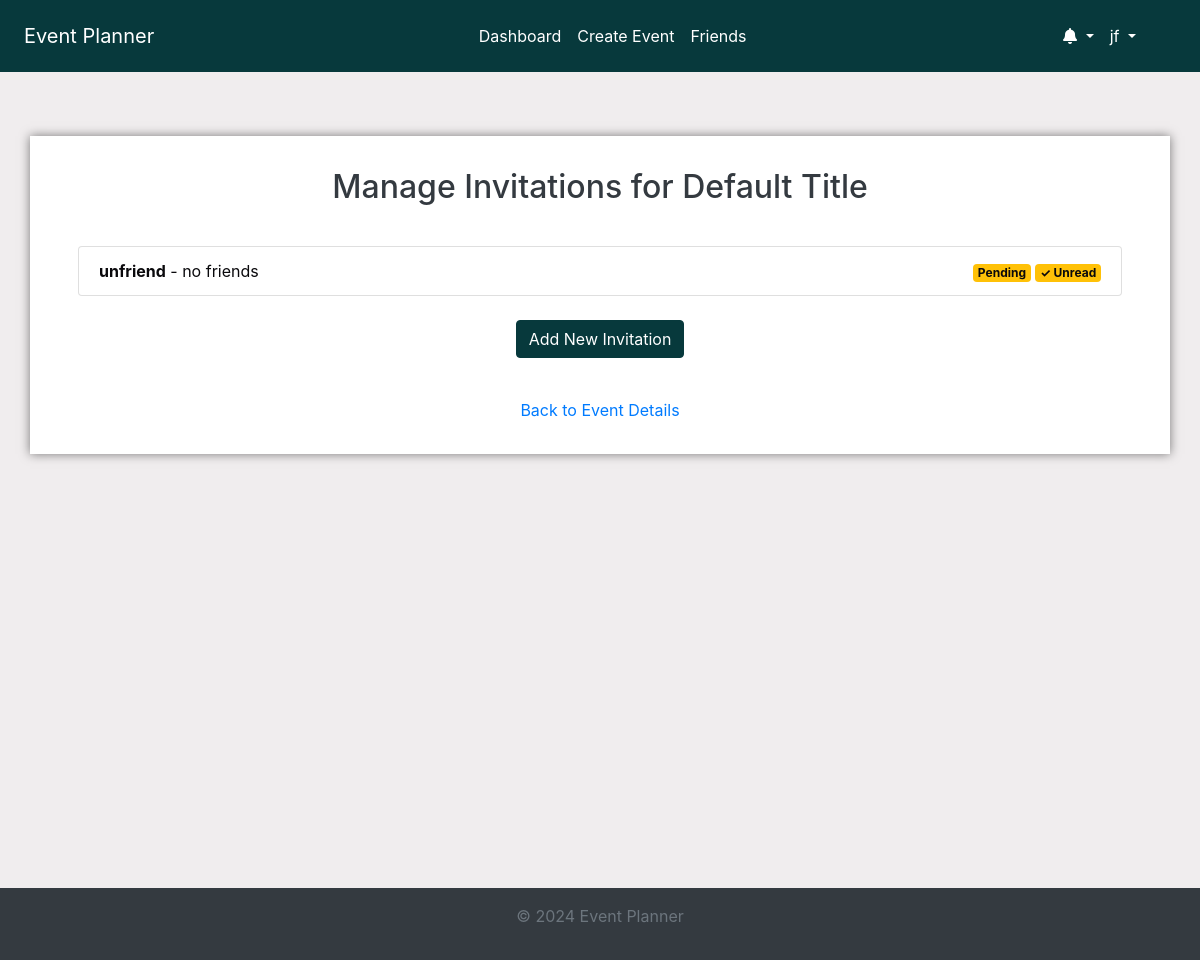
/invitations/manage/255/ (signed in), run on an earlier commit of the app's database.
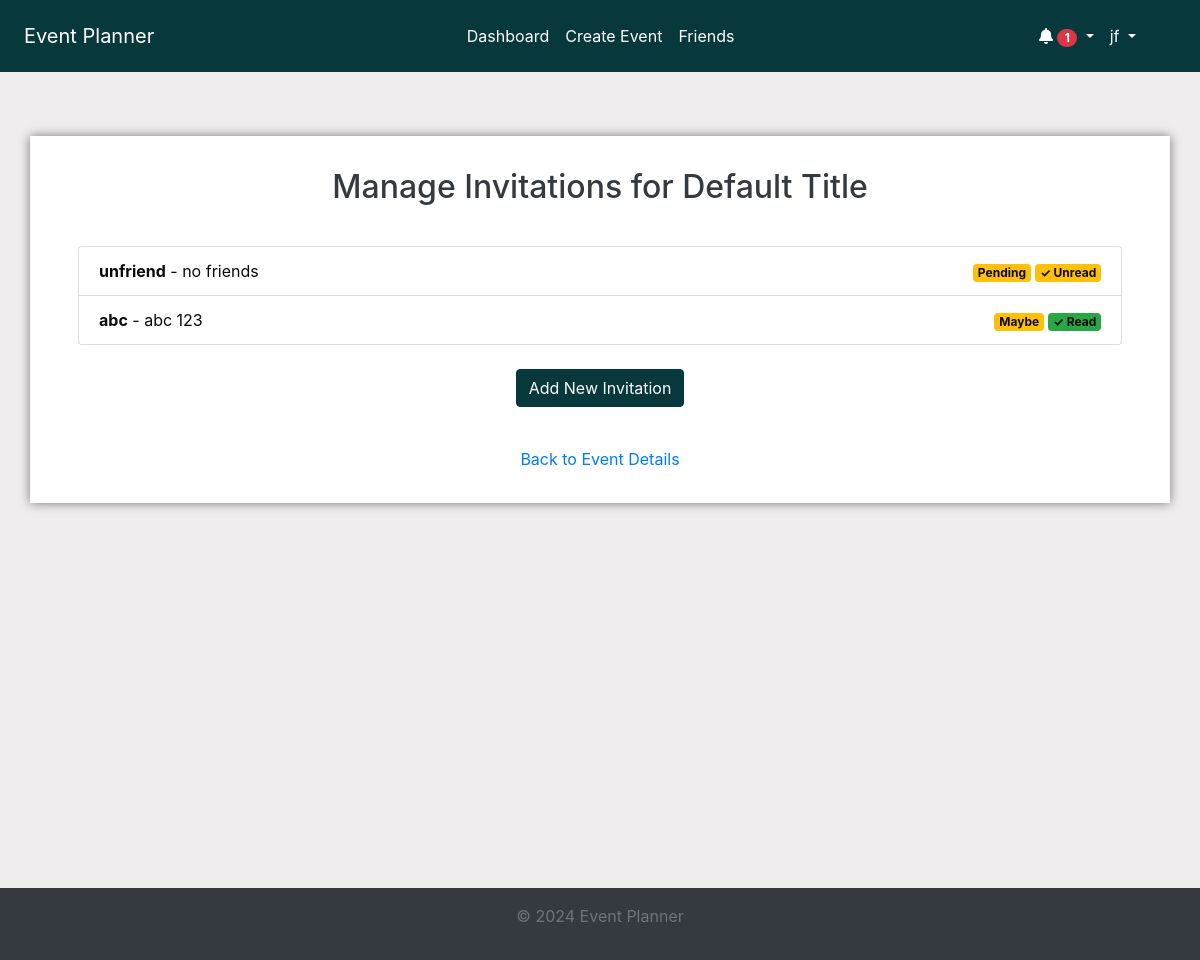
And on a later commit of the database.
### invitations/models.py (models this page shows, shortened)
class Invitation(models.Model):
    STATUS_CHOICES = [
        ("Pending", "Pending"),
        ("Accepted", "Accepted"),
        ("Declined", "Declined"),
    ]
    event = models.ForeignKey(
        Event, on_delete=models.CASCADE, related_name="invitations"
    )
    user = models.ForeignKey(User, on_delete=models.CASCADE)
    status = models.CharField(
        max_length=20, choices=STATUS_CHOICES, default="Pending"
    )
    suggested_date = models.DateTimeField(null=True, blank=True)
    read = models.BooleanField(default=False)
    created_at = models.DateTimeField(auto_now_add=True)
    updated_at = models.DateTimeField(auto_now=True)

### invitations/views.py (the view)
@login_required
def manage_invitations(request, event_id):
    event = get_object_or_404(Event, id=event_id)
    if event.created_by != request.user:
        return redirect("dashboard")
    invitations = Invitation.objects.filter(event=event).select_related("user")
    return render(
        request,
        "invitations/manage_invitations.html",
        {"event": event, "invitations": invitations},
    )

### accounts/context_processors.py (called while the page is built)
def google_api_key(request):
    return {"GOOGLE_API_KEY": os.getenv("GOOGLE_API_KEY")}

### notifications/context_processors.py (called while the page is built)
def notifications(request):
    if request.user.is_authenticated:
        all_unread_notifications = Notification.objects.filter(
            user=request.user, read=False
        ).order_by("-created_at")
        unread_count = all_unread_notifications.count()
        recent_unread_notifications = all_unread_notifications[:8]
        return {
            "recent_unread_notifications": recent_unread_notifications,
            "unread_count": unread_count,
        }
    return {}

### templates/invitations/manage_invitations.html (shortened to what this page needs)
{% extends 'base.html' %}
{% block content %}
<div class="container mt-5">
    <h2 class="text-center text-dark">Manage Invitations for {{ event.title }}</h2>
    <form class="invitation-list mt-4">
        <ul class="list-group">
            {% for invitation in invitations %}
                <li class="list-group-item d-flex justify-content-between align-items-center">
                    <span>
                        <strong>{{ invitation.user.username }}</strong> - {{ invitation.user.first_name }} {{ invitation.user.last_name }}
                    </span>
                    <span>
                        <span class="badge bg-{{ invitation.status|lower }}">{{ invitation.status }}</span>
                        {% if invitation.read %}
                            <span class="badge bg-success">✓ Read</span>
                        {% else %}
                            <span class="badge bg-warning">✓ Unread</span>
                        {% endif %}
                    </span>
                </li>
            {% empty %}
                <li class="list-group-item">No invitations found.</li>
            {% endfor %}
        </ul>
        <div class="text-center mt-4">
            <a href="{% url 'create_invitation' event.id %}" class="btn btn-primary">Add New Invitation</a>
        </div>
    </form>
    <div class="text-center mt-4">
        <a href="{% url 'event_details' event.id %}" >Back to Event Details</a>
    </div>
</div>
{% endblock %}

### templates/base.html (shortened to what this page needs)
<!DOCTYPE html>
<html lang="en">
<head>
    {% load static %}
    <link rel="stylesheet" href="https://stackpath.bootstrapcdn.com/bootstrap/4.5.2/css/bootstrap.min.css">
    <link rel="stylesheet" href="{% static 'css/styles.css' %}">
    <link rel="stylesheet" href="https://cdnjs.cloudflare.com/ajax/libs/font-awesome/5.15.4/css/all.min.css">
    <link rel="stylesheet" href="https://cdnjs.cloudflare.com/ajax/libs/fullcalendar/3.10.2/fullcalendar.min.css" />
</head>
<body class="c-app">
    <header class="c-header c-header-light c-header-fixed">
        <nav class="navbar navbar-expand-lg navbar-light">
            <a class="navbar-brand" href="{% url 'home' %}">Event Planner</a>
            <div class="collapse navbar-collapse" id="navbarSupportedContent">
                <ul class="navbar-nav ml-auto">
                    {% if user.is_authenticated %}
                        <li class="nav-item {% if request.resolver_match.url_name == 'dashboard' %}active{% endif %}">
                            <a class="nav-link" href="{% url 'dashboard' %}">Dashboard</a>
                        </li>
                        <li class="nav-item {% if request.resolver_match.url_name == 'create_event' %}active{% endif %}">
                            <a class="nav-link" href="{% url 'create_event' %}">Create Event</a>
                        </li>
                        <li class="nav-item {% if request.resolver_match.url_name == 'friends_page' %}active{% endif %}">
                            <a class="nav-link" href="{% url 'friends_page' %}">Friends</a>
                        </li>
                    {% endif %}
                </ul>
                {% if user.is_authenticated %}
                    <ul class="navbar-nav ml-auto">
                        <li class="nav-item dropdown">
                            <a class="nav-link dropdown-toggle" href="#" id="notificationBell" role="button" data-toggle="dropdown" aria-haspopup="true" aria-expanded="false">
                                <i class="fas fa-bell"></i>
                                {% if unread_count > 0 %}
                                    <span class="badge badge-pill badge-danger">{{ unread_count }}</span>
                                {% endif %}
                            </a>
                        </li>
                        <li class="nav-item dropdown">
                            <a class="nav-link dropdown-toggle" href="#" id="profileLink" role="button" data-toggle="dropdown" aria-haspopup="true" aria-expanded="false">
                                {{ user.username }}
                            </a>
                        </li>
                    </ul>
                {% endif %}
            </div>
        </nav>
    </header>
    <main class="c-main">
        <div class="container-fluid">
            <div class="fade-in">
                {% block content %}{% endblock %}
            </div>
        </div>
    </main>
    <footer class="footer mt-auto py-3">
        <div class="container text-center">
            <p class="text-muted">&copy; 2024 Event Planner</p>
        </div>
    </footer>
</body>
</html>

What changed in the data, as far as the page shows it:
added Invitation: user.username "abc", user.first_name "abc", user.last_name "123", status "Maybe", read "✓ Read"
Also different on the page:
{{ unread_count }}: (not shown) → "1"
